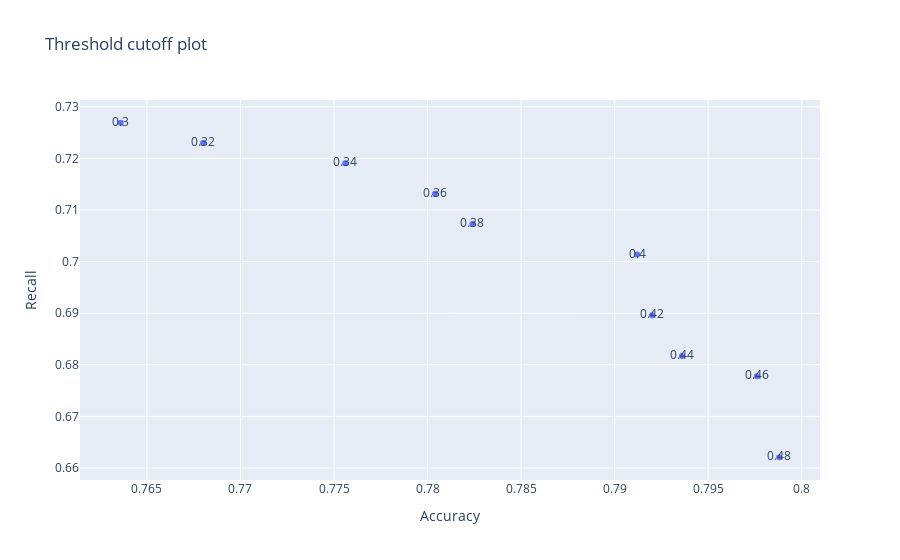

The notebook cell saved with this chart:
### Code cell
pred= catboost_tuned.predict_proba(X_test)
efficient_cutoff(y_test,pred[:,1])
probability_cutoff,accuracy_score_val,recall_score_val=efficient_cutoff(y_test,pred[:,1])
    
fig = px.scatter( x=accuracy_score_val, y=recall_score_val,text=probability_cutoff, title='Threshold cutoff plot', labels={
                     "y":"Recall ",
                    "x": "Accuracy",
                     },)
fig.show()

### Figure 1 — Plotly figure (JSON) as saved in the notebook; plotly's stock layout.template omitted (floating-point values rounded to 4 significant figures)
{"data": [{"hovertemplate": "Accuracy=%{x}<br>Recall =%{y}<br>text=%{text}<extra></extra>", "legendgroup": "", "marker": {"color": "#636efa", "symbol": "circle"}, "mode": "markers+text", "name": "", "orientation": "v", "showlegend": false, "text": [0.3, 0.32, 0.34, 0.36, 0.38, 0.4, 0.42, 0.44, 0.46, 0.48], "type": "scatter", "x": [0.7636, 0.768, 0.7756, 0.7804, 0.7824, 0.7912, 0.792, 0.7936, 0.7976, 0.7988], "xaxis": "x", "y": [0.7269, 0.723, 0.7191, 0.7132, 0.7073, 0.7014, 0.6896, 0.6817, 0.6778, 0.6621], "yaxis": "y"}], "layout": {"legend": {"tracegroupgap": 0}, "title": {"text": "Threshold cutoff plot"}, "xaxis": {"anchor": "y", "domain": [0, 1], "title": {"text": "Accuracy"}}, "yaxis": {"anchor": "x", "domain": [0, 1], "title": {"text": "Recall "}}}}
